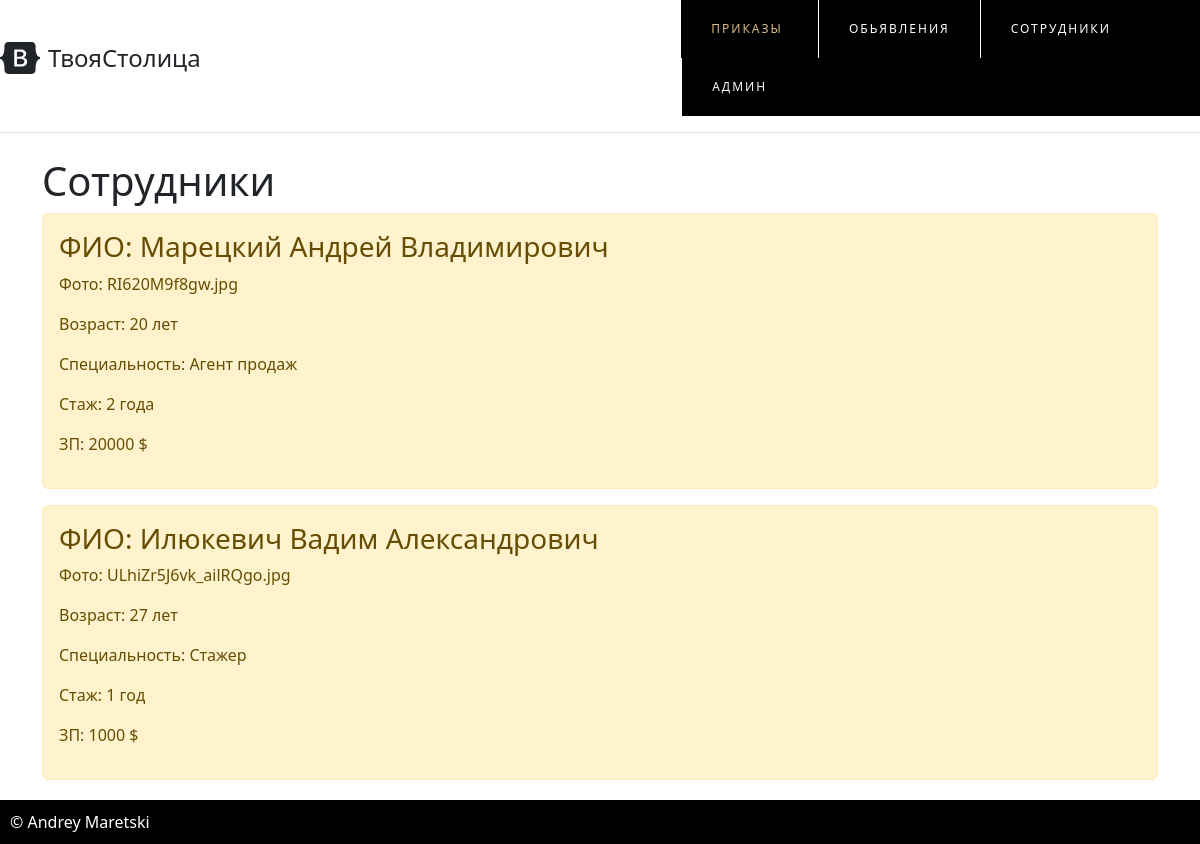
Screenshot of /employ with the database file from the repository.
### main/models.py (models this page shows, shortened)
class Employ(models.Model):
    name = models.CharField('ФИО', max_length=50)
    img = models.ImageField('Фотка')
    age = models.TextField('Возраст')
    major = models.TextField('Специальность')
    staz = models.TextField('Стаж')
    salary = models.TextField('ЗП')

### main/views.py (the view)
# urls.py: path('employ', views.employ, name='employ'),
def employ(request):
    employes = Employ.objects.all()
    return render(request, 'main/employ.html', {'title': 'Сотрудники',  'employes': employes})

### main/templates/main/employ.html (shortened to what this page needs)
{% extends 'main/base.html' %}
{% block content %}
<h1>Сотрудники</h1>
{% if employes %}
{% for i in employes%}
<div class="alert alert-warning mt-2">
    <h3>ФИО: {{i.name}}</h3>
    <p>Фото: {{i.img}}</p>
    <p>Возраст: {{i.age}}</p>
    <p>Специальность: {{i.major}}</p>
    <p>Стаж: {{i.staz}}</p>
    <p>ЗП: {{i.salary}}</p>
</div>
{% endfor %}
{% else%}
    <p>Нету записей</p>
{% endif %}
{% endblock %}

### main/templates/main/base.html (style rules this page uses)
* { box-sizing: border-box; }
body { margin: 0; font-family: 'Open Sans', sans-serif; }

### rows the page displays
Employ: name "Марецкий Андрей Владимирович", img "RI620M9f8gw.jpg", age "20 лет", major "Агент продаж", staz "2 года", salary "20000 $"
Employ: name "Илюкевич Вадим Александрович", img "ULhiZr5J6vk_ailRQgo.jpg", age "27 лет", major "Стажер", staz "1 год", salary "1000 $"
